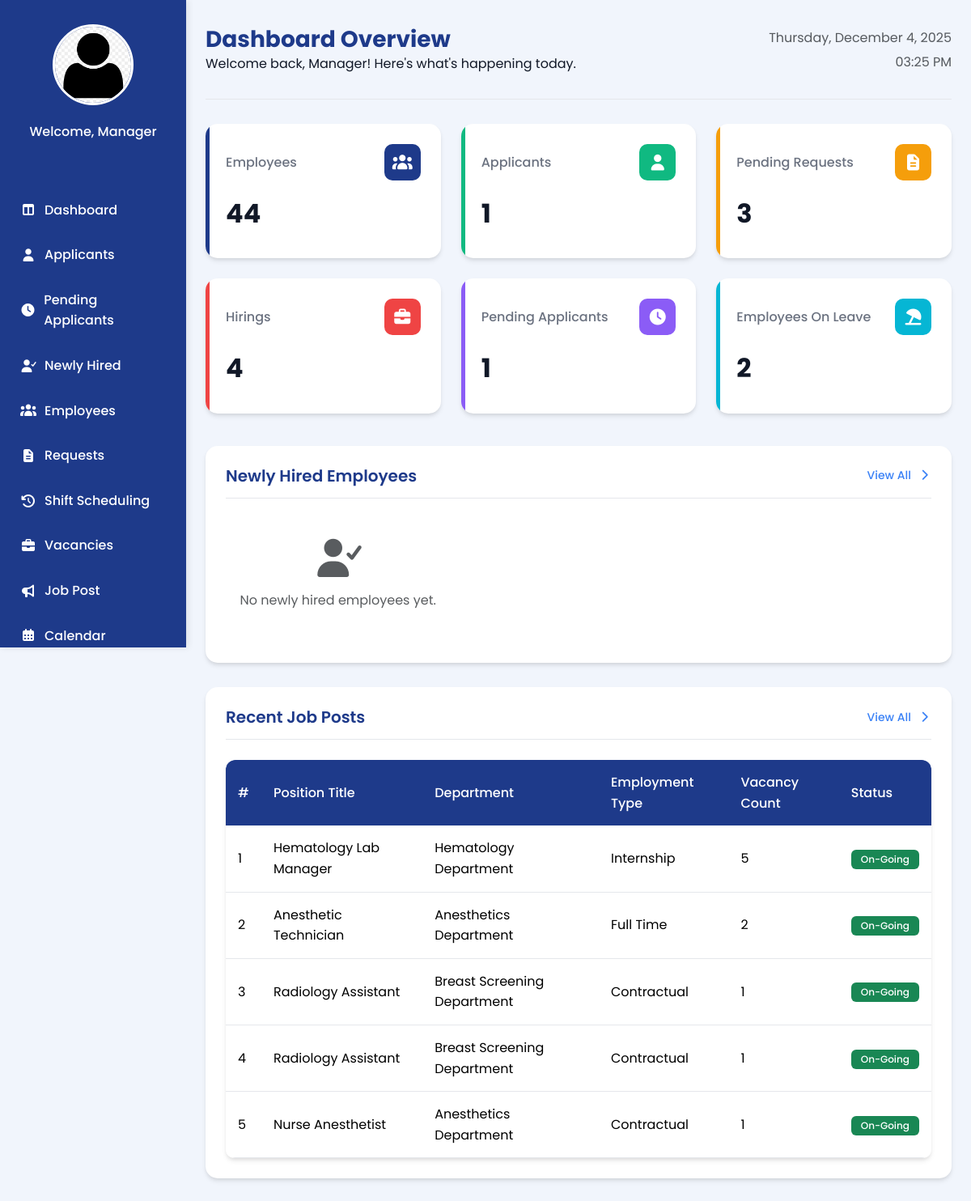
The app's page /Manager_Dashboard.php, older data.
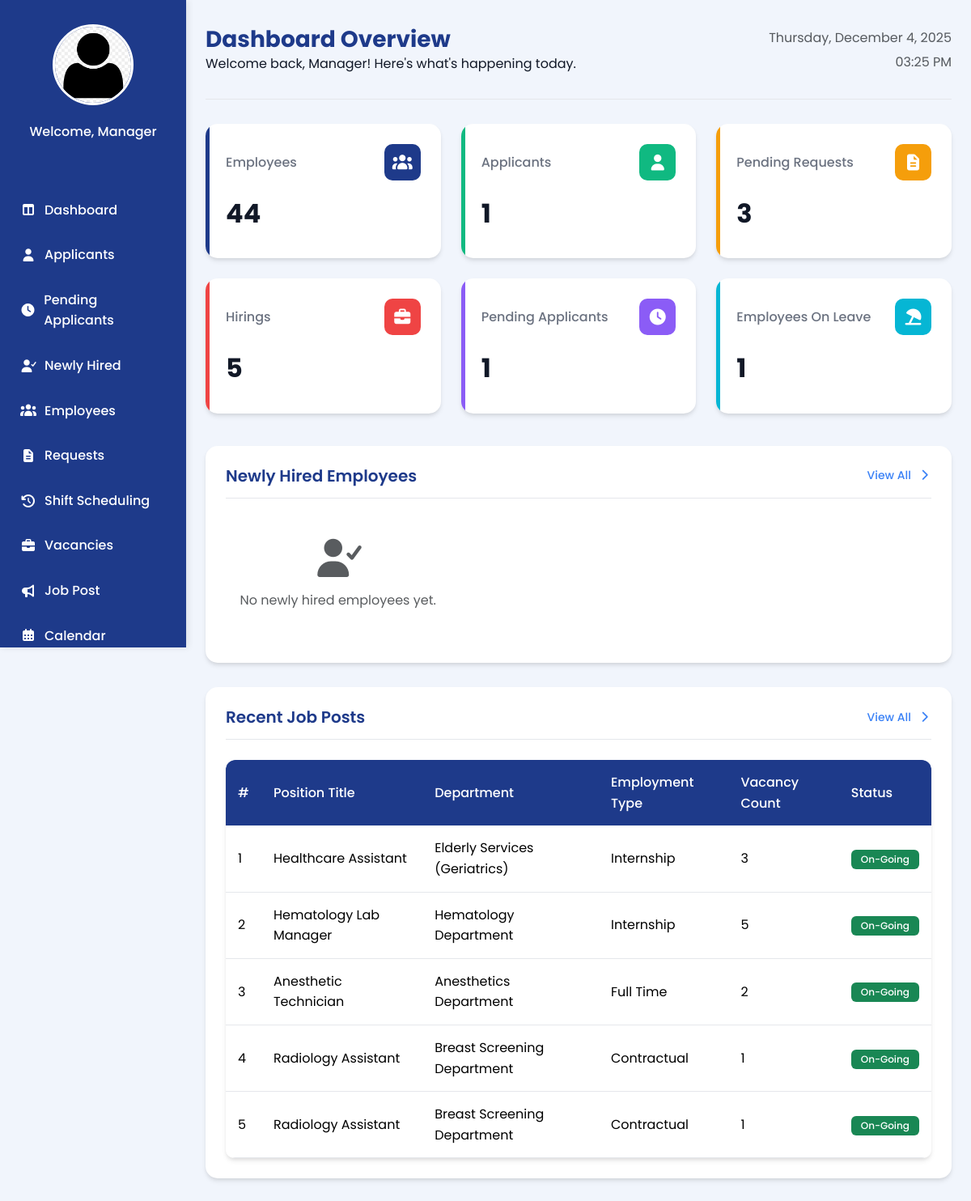
The same page, newer data.
### tables this page shows
CREATE TABLE `vacancies` (
  `id` int(11) NOT NULL,
  `department_id` int(11) NOT NULL,
  `position_id` int(11) NOT NULL,
  `employment_type_id` int(11) NOT NULL,
  `vacancy_count` int(11) NOT NULL,
  `status` varchar(255) NOT NULL DEFAULT 'To Post',
  `posted_by` varchar(255) NOT NULL,
  `created_at` timestamp NOT NULL DEFAULT current_timestamp()
);

CREATE TABLE `position` (
  `positionID` int(11) NOT NULL,
  `departmentID` int(11) NOT NULL,
  `emtypeID` int(11) DEFAULT NULL,
  `position_title` varchar(150) NOT NULL
);

CREATE TABLE `department` (
  `deptID` int(11) NOT NULL,
  `deptName` varchar(100) NOT NULL
);

CREATE TABLE `employment_type` (
  `emtypeID` int(11) NOT NULL,
  `typeName` varchar(50) NOT NULL
);

### Manager_Dashboard.php (the view, shortened to what the changed rows need)
<?php
require 'admin/db.connect.php';
$employeeQuery = $conn->query("SELECT COUNT(*) AS count FROM employee");
$employees = ($employeeQuery && $row = $employeeQuery->fetch_assoc()) ? $row['count'] : 0;
$applicantQuery = $conn->query("SELECT COUNT(*) AS count FROM user WHERE role = 'Applicant'");
$applicants = ($applicantQuery && $row = $applicantQuery->fetch_assoc()) ? $row['count'] : 0;
$pendingQuery = $conn->query("SELECT COUNT(*) AS count FROM applications WHERE status = 'Pending'");
$pendingApplicants = ($pendingQuery && $row = $pendingQuery->fetch_assoc()) ? $row['count'] : 0;
$pending_applicantQuery = $conn->query("SELECT COUNT(*) AS count FROM applications WHERE id = '0'");
if ($pending_applicantQuery && $row = $pending_applicantQuery->fetch_assoc()) {
    $pending_applicantQuery = $row['count'];
}
$onLeaveCount = 0;
$olRes = $conn->query("SELECT COUNT(DISTINCT empID) AS count FROM leave_request WHERE status = 'Approved'");
if ($olRes && $row = $olRes->fetch_assoc())
    $onLeaveCount = (int) $row['count'];
$hiringsQuery = $conn->query("
    SELECT COUNT(*) AS count
    FROM (
        SELECT DISTINCT department_id, position_id
        FROM vacancies
        WHERE status = 'On-Going'
    ) AS uniqueVacancies
");
$hirings = ($hiringsQuery && $row = $hiringsQuery->fetch_assoc()) ? $row['count'] : 0;
$limit = 5;
$page = isset($_GET['page']) ? (int) $_GET['page'] : 1;
$start = ($page > 1) ? ($page * $limit) - $limit : 0;
$recentVacanciesQuery = $conn->query("
    SELECT v.id, v.vacancy_count, v.status, d.deptName, p.position_title, e.typeName AS employment_type
    FROM vacancies v
    JOIN department d ON v.department_id = d.deptID
    JOIN position p ON v.position_id = p.positionID
    JOIN employment_type e ON v.employment_type_id = e.emtypeID
    WHERE v.status = 'On-Going'
    ORDER BY v.id DESC
    LIMIT $start, $limit
");
$menus = [
    "HR Director" => [
        "Dashboard" => "Manager_Dashboard.php",
        "Applicants" => "Manager_Applicants.php",
        "Pending Applicants" => "Manager_PendingApplicants.php",
        "Newly Hired" => "Newly-Hired.php",
        "Employees" => "Manager_Employees.php",
        "Requests" => "Manager_Request.php",
        "Shift Scheduling"  => "Manager_Scheduling.php",
        "Vacancies" => "Manager_Vacancies.php",
        "Job Post" => "Manager-JobPosting.php",
        "Calendar" => "Manager_Calendar.php",
        "Approvals" => "Manager_Approvals.php",
        "Reports" => "Manager_Reports.php",
        "Settings" => "Manager_LeaveSettings.php",
        "Logout" => "Login.php"
    ],
    "HR Manager" => [
        "Dashboard" => "Manager_Dashboard.php",
        "Applicants" => "Manager_Applicants.php",
        "Pending Applicants" => "Manager_PendingApplicants.php",
        "Newly Hired" => "Newly-Hired.php",
        "Employees" => "Manager_Employees.php",
        "Requests" => "Manager_Request.php",
        "Shift Scheduling"  => "Manager_Scheduling.php",
        "Vacancies" => "Manager_Vacancies.php",
        "Job Post" => "Manager-JobPosting.php",
        "Calendar" => "Manager_Calendar.php",
        "Approvals" => "Manager_Approvals.php",
        "Reports" => "Manager_Reports.php",
        "Settings" => "Manager_LeaveSettings.php",
        "Logout" => "Login.php"
    ],
    "Recruitment Manager" => [
        "Dashboard" => "Manager_Dashboard.php",
        "Applicants" => "Manager_Applicants.php",
        "Pending Applicants" => "Manager_PendingApplicants.php",
        "Newly Hired" => "Newly-Hired.php",
        "Vacancies" => "Manager_Vacancies.php",
        "Logout" => "Login.php"
    ],
    "HR Officer" => [
        "Dashboard" => "Manager_Dashboard.php",
        "Applicants" => "Manager_Applicants.php",
        "Pending Applicants" => "Manager_PendingApplicants.php",
        "Newly Hired" => "Newly-Hired.php",
        "Employees" => "Manager_Employees.php",
        "Logout" => "Login.php"
    ],
];
$role = $_SESSION['sub_role'] ?? "HR Manager";
$icons = [
    "Dashboard" => "fa-table-columns",
    "Applicants" => "fa-user",
    "Pending Applicants" => "fa-clock",
    "Newly Hired" => "fa-user-check",
    "Employees" => "fa-users",
    "Requests" => "fa-file-lines",
    "Shift Scheduling" => "fa-clock-rotate-left",
    "Vacancies" => "fa-briefcase",
    "Job Post" => "fa-bullhorn",
    "Calendar" => "fa-calendar-days",
    "Approvals" => "fa-square-check",
    "Reports" => "fa-chart-column",
    "Settings" => "fa-gear",
    "Logout" => "fa-right-from-bracket"
];
?>
<!DOCTYPE html>
<html lang="en">
<head>
    <link rel="stylesheet" href="manager-sidebar.css">
    <link href="https://cdn.jsdelivr.net/npm/bootstrap@5.3.3/dist/css/bootstrap.min.css" rel="stylesheet">
    <link rel="stylesheet" href="https://cdnjs.cloudflare.com/ajax/libs/font-awesome/7.0.1/css/all.min.css"
 />
</head>
<body>
    <div class="sidebar">
        <ul class="nav">
            <?php foreach ($menus[$role] as $label => $link): ?>
                <li><a href="<?php echo $link; ?>"><i
                            class="fa-solid <?php echo $icons[$label] ?? 'fa-circle'; ?>"></i><?php echo $label; ?></a></li>
            <?php endforeach; ?>
        </ul>
    </div>
    <main class="main-content">
         <div class="main-content-header">
            <div>
                <h1>Dashboard Overview</h1>
            </div>
        </div>
        <div class="stats">
            <div class="stat-card">
                <div class="stat-card-header">
                    <h3 class="stat-card-title">Hirings</h3>
                    <div class="stat-card-icon">
                    </div>
                </div>
                <div class="stat-card-value"><?php echo $hirings; ?></div>
            </div>
            <div class="stat-card">
                <div class="stat-card-header">
                    <h3 class="stat-card-title">Employees On Leave</h3>
                    <div class="stat-card-icon">
                    </div>
                </div>
                <div class="stat-card-value"><?php echo $onLeaveCount; ?></div>
            </div>
        </div>
        <div class="dashboard-section">
            <div class="section-header">
                <h2 class="section-title">Newly Hired Employees</h2>
            </div>
        </div>
        <div class="dashboard-section">
            <div class="section-header">
                <h2 class="section-title">Recent Job Posts</h2>
            </div>
            <div class="table-container">
                <table class="table table-hover mb-0">
                    <thead>
                        <tr>
                            <th>#</th>
                            <th>Position Title</th>
                            <th>Department</th>
                            <th>Employment Type</th>
                            <th>Vacancy Count</th>
                            <th>Status</th>
                        </tr>
                    </thead>
                    <tbody>
                        <?php if ($recentVacanciesQuery && $recentVacanciesQuery->num_rows > 0): ?>
                            <?php
                            $i = $start + 1;
                            while ($vacancy = $recentVacanciesQuery->fetch_assoc()):
                                ?>
                                <tr>
                                    <td><?php echo $i++; ?></td>
                                    <td><?php echo $vacancy['position_title']; ?></td>
                                    <td><?php echo $vacancy['deptName']; ?></td>
                                    <td><?php echo $vacancy['employment_type']; ?></td>
                                    <td><?php echo $vacancy['vacancy_count']; ?></td>
                                    <td>
                                        <span class="badge bg-success"><?php echo $vacancy['status']; ?></span>
                                    </td>
                                </tr>
                            <?php endwhile; ?>
                        <?php endif; ?>
                    </tbody>
                </table>
            </div>
        </div>
    </main>
</body>
</html>

Row changes from the older to the newer data that the page shows:
no longer on this page (row unchanged): vacancies: position.position_title "Nurse Anesthetist", department.deptName "Anesthetics Department", employment_type.typeName "Contractual", vacancy_count "1", status "On-Going"
now on this page (row edited): vacancies: position.position_title "Healthcare Assistant", department.deptName "Elderly Services (Geriatrics)", employment_type.typeName "Internship", vacancy_count "3", status "On-Going"
Text that changed along with them:
$hirings: "4" → "5"
$onLeaveCount: "2" → "1"
